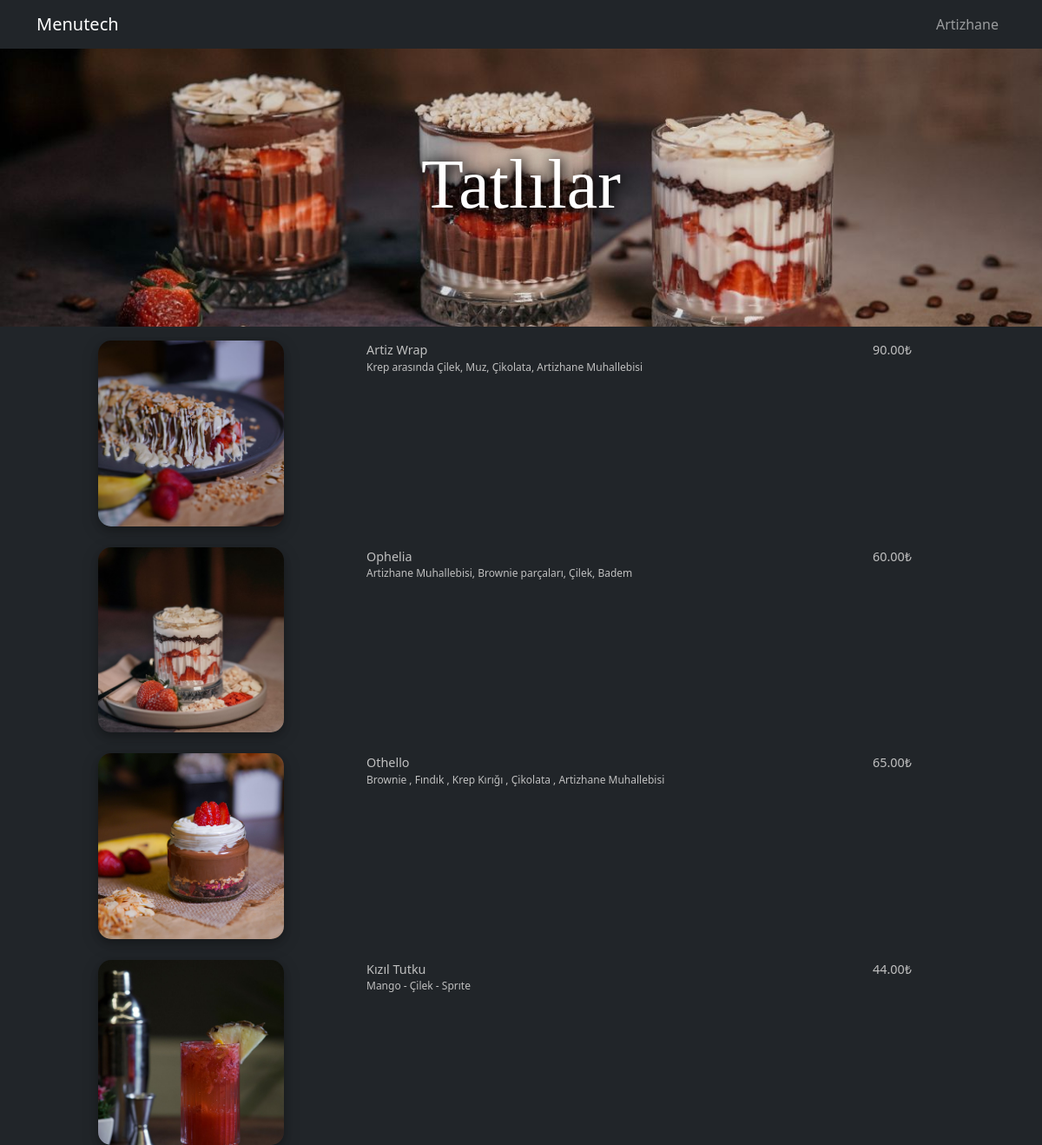
The page /menu/artizhane/tatllar/ on the database as committed earlier.
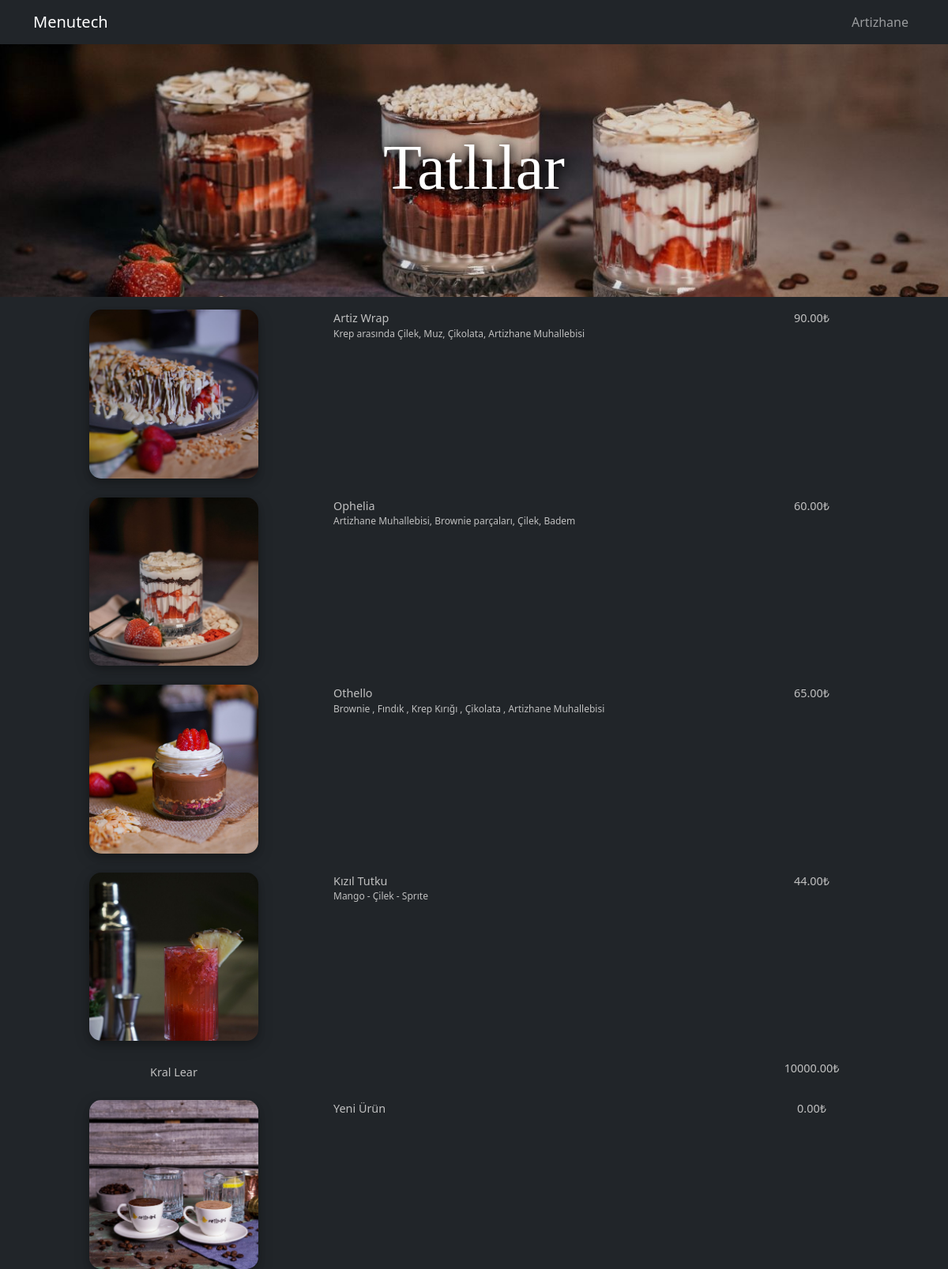
The same page on the database as committed later.
### menu/models.py (models this page shows, shortened)
class Menu(models.Model):
    name = models.CharField(max_length=200, unique=True)
    image = models.ImageField(upload_to="menus")
    background_image = models.ImageField(upload_to="menus_backgrounds", default=("menus_backgrounds/default.jpg"))
    slug = models.SlugField(null=False ,unique=True, db_index=True, editable=False)
    user = models.ForeignKey(User, on_delete=models.CASCADE)

class Category(models.Model):
    name = models.CharField(max_length=200)
    image = models.ImageField(upload_to="categories", null=True)
    menu = models.ForeignKey(Menu, on_delete=models.CASCADE)
    slug = models.SlugField(null=False, db_index=True, editable=False, unique=True)

class Product(models.Model):
    name = models.CharField(max_length=200)
    slug = models.SlugField(db_index=True, editable=False, unique=True)
    image = models.ImageField(upload_to="products", null=True)
    description = models.TextField(default="")
    price = models.DecimalField(max_digits=7, decimal_places=2, default=0.0)
    category = models.ForeignKey(Category, on_delete=models.CASCADE)

### menu/views.py (the view)
# urls.py: path("<slug:slug>/<slug:category_slug>/", views.category_details, name = "category_details"),
def category_details(request, slug, category_slug):
    try:
        menu = Menu.objects.get(slug=slug)
    except:
        return redirect("home")
    if not menu.user.account.has_paid():
        return redirect("home")
    try:
        category = Category.objects.get(slug=category_slug, menu=menu)
    except:
        return redirect("menu_details", slug=slug)
    if(category.menu != menu):
        return redirect("menu_details", slug = slug)
    products = Product.objects.filter(category=category)
    data = {
        "menu":menu,
        "category":category,
        "products":products
    }
    return render(request, "menu/category_details.html", data)

### account/models.py (called while the page is built)
    def has_paid(self):
        current_date = datetime.date.today()
        return current_date < self.paid_until

### menu/templates/menu/category_details.html (shortened to what this page needs)
{% extends "base.html" %}
{% load static %}
{% block css_files %}
    <link rel="stylesheet" href="{% static 'menu/css/menu.css' %}"/>
{% endblock css_files %}
{% block content %}
    <div class "row">
        <div class="col-12 menu-main-image"
            {% if category.image %}
            style="background-image: url({{ category.image.url }})"
            {% endif %}
        >
            <h2 class="text-center menu-text display-1">{{category.name|title}}</h2>
        </div>
    </div>
    <div class = "container mt-3 mb-3">
    {% for product in products %}
        {% include "menu/components/product.html" %}
    {% endfor %}
    </div>
{% endblock %}

### templates/base.html (shortened to what this page needs)
{% load static %}
<!DOCTYPE html>
<html lang="en">
<head>
    <link href="{% static 'css/bootstrap.min.css' %}" rel="stylesheet">
    <link rel="stylesheet" href="{% static 'css/style.css' %}"/>
    {% block css_files %} {% endblock %}
</head>
<body
{% comment %} {% if  menu %}
{% endif %} {% endcomment %}
 style = "background-color: #212529"
>
    {% include "partials/_navbar.html" %}
    {% block content %}
    {% endblock %}
</body>
</html>

### templates/partials/_navbar.html (shortened to what this page needs)
<nav class="navbar navbar-dark bg-dark navbar-expand-lg" >
    <div class="container">
        <a class="navbar-brand" href="{% url 'home' %}">Menutech</a>
        <div class = "collapse navbar-collapse" id = "navbar">
            <ul class="navbar-nav ms-auto">
                {% if menu %}
                    <li class="nav-item">
                        <a class="nav-link">{{menu.name|title}}</a>
                    </li>
                {% endif %}
            </ul>
        </div>
    </div>
</nav>

### menu/templates/menu/components/product.html (shortened to what this page needs)
<div class = "row mt-3 mb-4">
    <div class = "col-4 d-flex justify-content-center">
        {% if product.image %}
            <img src="{{product.image.url}}" class="img-fluid product-image" style="aspect-ratio: 1/1; object-fit: cover; overflow: hidden; border-radius:15px;
            box-shadow: 0 4px 8px 0 rgba(0, 0, 0, 0.2), 0 6px 20px 0 rgba(0, 0, 0, 0.19);"/>
        {% else %}
        <p class="product-text product-text-style" style="padding-top:5px;">{{product.name|title}}</p>
        {% endif %}
    </div>
    <div class = "col-5">
        {% if product.image %}
            <p class="product-text product-text-style">{{product.name|title}}</p>
            <p class="product-description-text product-text-style">{{product.description}}</p>
        {% endif %}
    </div>
    <div class = "col-3 center-block text-center">
            <p class="product-text product-text-style">{{product.price}}₺</p>
    </div>
</div>

### static/css/style.css (style rules this page uses)
html, body { margin: 0; height: 100%; }

### menu/static/menu/css/menu.css (style rules this page uses)
.menu-main-image { background-position: 50%; background-repeat: no-repeat; background-size: cover; display: flex; flex-direction: column; justify-content: center; min-height: 40vh; padding: 32px 0; position: relative; text-align: center; }
.menu-text { font-family: "Times New Roman", Times, serif; text-shadow: 1px 1px 13px rgba(0,0,0,.9),1px 1px 20px rgba(0,0,0,.8); color: white }
.product-text-style { margin-bottom: 0; color: #C0C0C0; }
@media screen and (min-width: 1001px) { .product-text { font-size: 1.2vw; } }
@media screen and (min-width: 1001px) { .product-description-text { font-size: 1vw; } }
@media screen and (min-width: 1001px) { .product-image { width: 60%; } }

Rows that differ between the two databases and show on the page:
added Product: name "Kral Lear", price "10000.00"
added Product: image (picture), name "Yeni Ürün", price "0.00"
